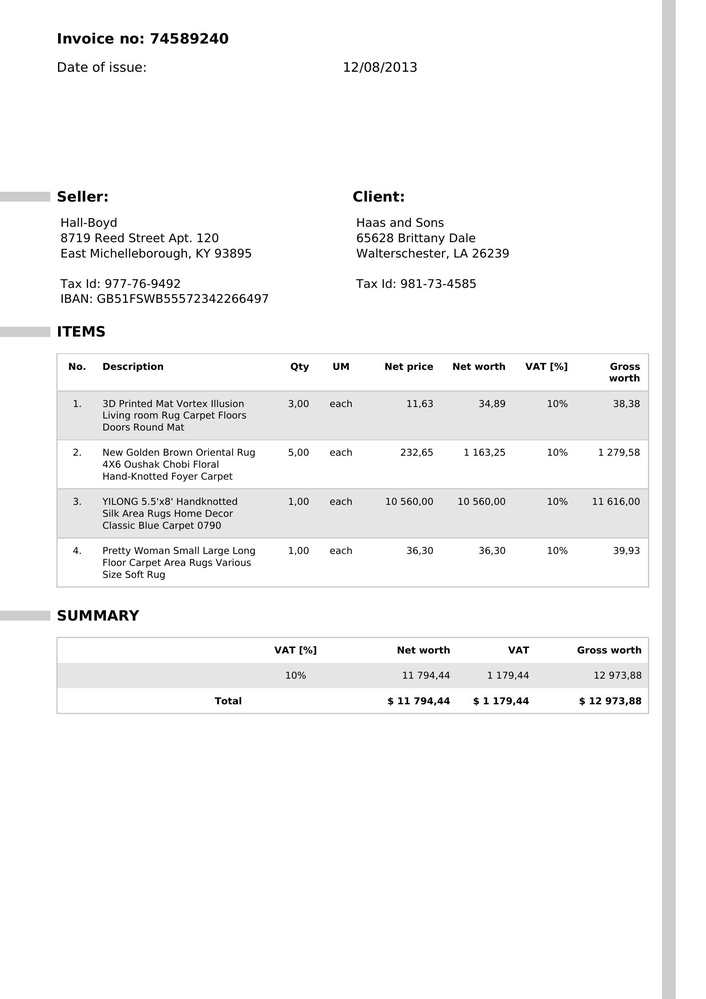
#> input picture data/sample_images/batch1-0008.jpg, 706 x 999 px, shrunk from 1654 x 2339 before the run
$ python -i preprocessor.py   (imports and definitions only)
#> lines starting #> are read from the running program, lines starting #| are printed output that depends on the picture
import cv2
from deskew import determine_skew

def load_image(image_path):
#> called with image_path = '../data/sample_images/batch1-0008.jpg'
    image = cv2.imread(image_path)
#> image is the input picture: shape (999, 706, 3); min 0, max 255, mean 246.2
    if image is None:
        raise FileNotFoundError(f"Image not found: {image_path}")
    return image

def to_grayscale(image):
    return cv2.cvtColor(image, cv2.COLOR_BGR2GRAY)

def remove_noise(image):
    return cv2.medianBlur(image, 3)
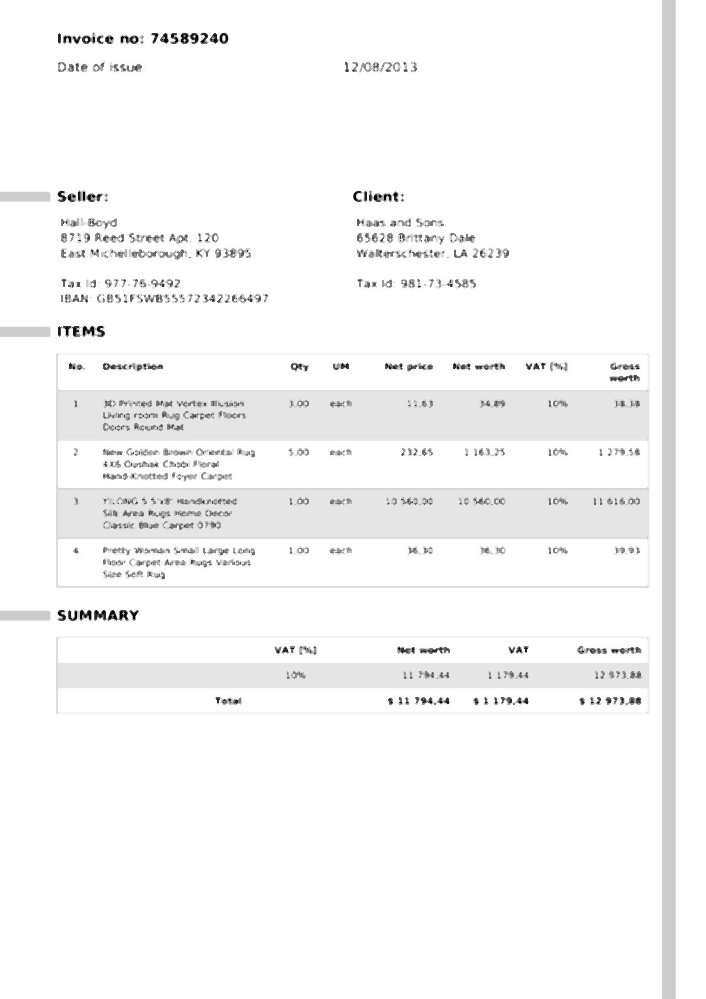
#> returned value: shape (999, 706); min 0, max 255, mean 247.5

def fix_contrast(image):
    clahe = cv2.createCLAHE(clipLimit=2.0, tileGridSize=(8,8))
    # Apply it to a grayscale image
    return clahe.apply(image)

def fix_skew(image):
    # finding the angle of skew
#> (the run stopped early here; a loop or call above may not have finished)
